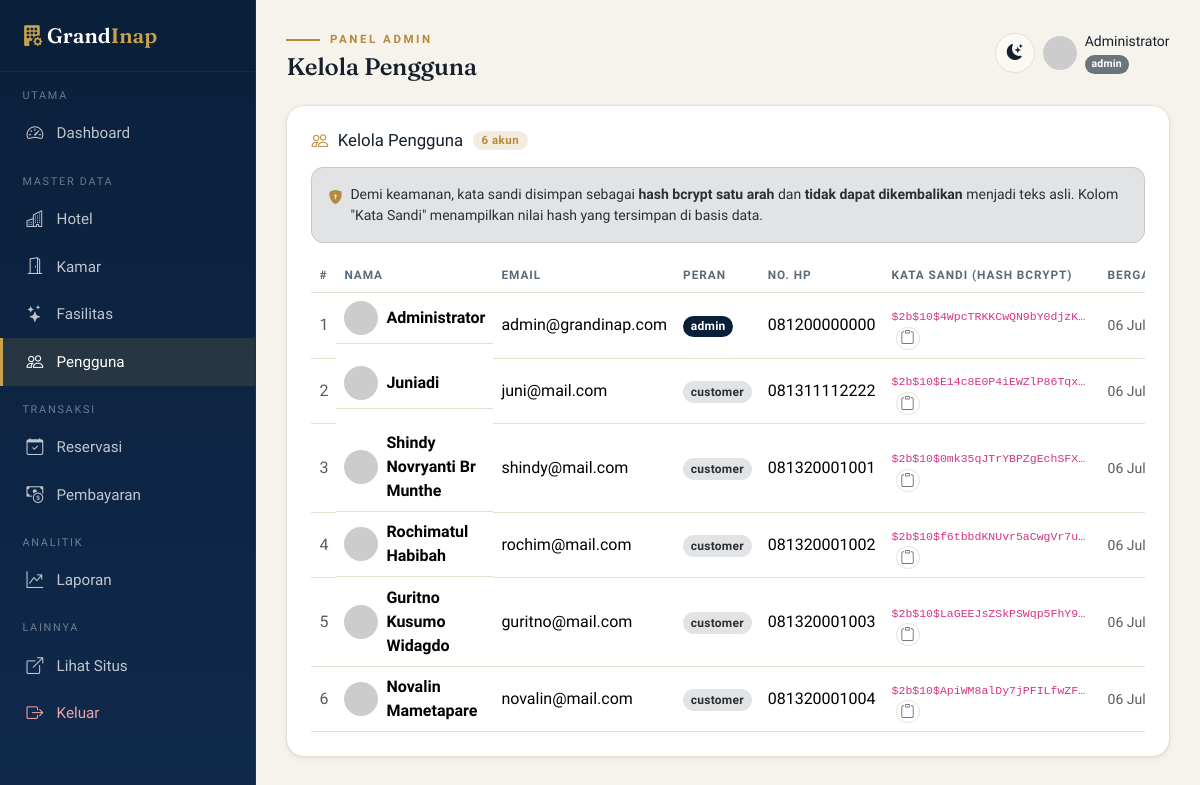
The app's page /useradmin (signed in) with its own data.
### tables this page shows
CREATE TABLE users (
    id         INT AUTO_INCREMENT PRIMARY KEY,
    name       VARCHAR(100) NOT NULL,
    email      VARCHAR(120) NOT NULL UNIQUE,
    password   VARCHAR(255) NOT NULL,          
    role       ENUM('admin','customer') NOT NULL DEFAULT 'customer',
    phone      VARCHAR(20)  DEFAULT NULL,
    photo      VARCHAR(255) DEFAULT NULL,
    created_at TIMESTAMP DEFAULT CURRENT_TIMESTAMP
);

### app/controllers/Useradmin.php (called while the page is built)
<?php
class Useradmin extends Controller
{
    private $model;
    public function __construct() { requireAdmin(); $this->model = $this->model('User'); }
    public function index()
    {
        $this->view('admin/users_index', [
            'title' => 'Kelola Pengguna',
            'users' => $this->model->all(),
        ]);
    }
}

### app/core/Router.php (called while the page is built, shortened)
<?php
class Router
{
    private $method     = 'index';
    public function dispatch()
    {
        $url = isset($_GET['url']) ? trim($_GET['url'], '/') : '';
        $url = filter_var($url, FILTER_SANITIZE_URL);
        $parts = $url !== '' ? explode('/', $url) : [];
        unset($parts[0]);
        $controller = new $this->controller();
        unset($parts[1]);
        $this->params = $parts ? array_values($parts) : [];
        call_user_func_array([$controller, $this->method], $this->params);
    }
}

### index.php (called while the page is built, shortened)
<?php
require_once APPROOT . '/core/Database.php';
require_once APPROOT . '/core/helpers.php';
require_once APPROOT . '/core/Controller.php';
require_once APPROOT . '/core/Router.php';
$router = new Router();
$router->dispatch();

### app/core/helpers.php (called while the page is built, shortened)
<?php
function e($str) { return htmlspecialchars($str ?? '', ENT_QUOTES, 'UTF-8'); }
function currentUser() {
    return $_SESSION['user'] ?? null;
}

### app/core/Database.php (called while the page is built, shortened)
<?php
class Database
{
    private $pdo;
    private $stmt;
    public function __construct()
    {
        $dsn = 'mysql:host=' . DB_HOST . ';dbname=' . DB_NAME . ';charset=utf8mb4';
        $options = [
            PDO::ATTR_ERRMODE            => PDO::ERRMODE_EXCEPTION,
            PDO::ATTR_DEFAULT_FETCH_MODE => PDO::FETCH_OBJ,
            PDO::ATTR_EMULATE_PREPARES   => false,
        ];
        try {
            $this->pdo = new PDO($dsn, DB_USER, DB_PASS, $options);
        } catch (PDOException $e) {
            die('Koneksi database gagal: ' . $e->getMessage());
        }
    }
    public function query($sql)
    {
        $this->stmt = $this->pdo->prepare($sql);
        return $this;
    }
    public function execute()  { return $this->stmt->execute(); }
    public function resultSet(){ $this->execute(); return $this->stmt->fetchAll(); }
}

### app/models/User.php (called while the page is built, shortened)
<?php
class User
{
    private $db;
    public function __construct() { $this->db = new Database(); }
    public function all()
    {
        return $this->db->query('SELECT * FROM users ORDER BY created_at DESC')->resultSet();
    }
}

### app/views/admin/users_index.php (the view, shortened to what this page needs)
<?php require_once APPROOT . '/views/layouts/admin_header.php'; ?>
<div class="card p-3 p-md-4">
    <div class="page-tools">
        <h6 class="title"><i class="bi bi-people text-brass"></i> Kelola Pengguna
            <span class="count-chip"><?= count($users) ?> akun</span></h6>
    </div>
    <div class="alert alert-secondary d-flex gap-2 align-items-start small" role="alert" style="border-radius:var(--gi-radius-sm)">
        <i class="bi bi-shield-lock-fill text-brass mt-1"></i>
        <div>Demi keamanan, kata sandi disimpan sebagai <strong>hash bcrypt satu arah</strong> dan
        <strong>tidak dapat dikembalikan</strong> menjadi teks asli. Kolom "Kata Sandi" menampilkan nilai hash yang tersimpan di basis data.</div>
    </div>
    <div class="table-responsive">
    <table class="table table-hover align-middle mb-0">
        <thead><tr>
            <th>#</th><th>Nama</th><th>Email</th><th>Peran</th><th>No. HP</th>
            <th>Kata Sandi (hash bcrypt)</th><th>Bergabung</th>
        </tr></thead>
        <tbody>
        <?php foreach ($users as $u): ?>
            <tr>
                <td class="text-muted"><?= $u->id ?></td>
                <td class="d-flex align-items-center gap-2">
                    <img class="thumb-sq rounded-circle" style="width:34px;height:34px;object-fit:cover"
                         src="<?= $u->photo ? UPLOAD_URL.'profiles/'.e($u->photo) : 'https://ui-avatars.com/api/?name='.urlencode($u->name).'&background=0A1F3A&color=fff&bold=true' ?>" alt="">
                    <strong><?= e($u->name) ?></strong>
                </td>
                <td><?= e($u->email) ?></td>
                <td>
                    <?php if ($u->role === 'admin'): ?>
                        <span class="badge bg-gi">admin</span>
                    <?php else: ?>
                        <span class="badge bg-secondary-subtle text-secondary-emphasis">customer</span>
                    <?php endif; ?>
                </td>
                <td><?= e($u->phone ?: '-') ?></td>
                <td style="max-width:260px">
                    <code class="d-inline-block text-truncate align-bottom" style="max-width:200px;font-size:.72rem"
                          title="<?= e($u->password) ?>"><?= e($u->password) ?></code>
                    <button type="button" class="btn btn-outline-secondary btn-sm py-0 px-1 ms-1"
                            data-copy="<?= e($u->password) ?>" title="Salin hash"><i class="bi bi-clipboard"></i></button>
                </td>
                <td><small class="text-muted"><?= $u->created_at ? date('d M Y', strtotime($u->created_at)) : '-' ?></small></td>
            </tr>
        <?php endforeach; ?>
        </tbody>
    </table>
    </div>
</div>
<?php require_once APPROOT . '/views/layouts/admin_footer.php'; ?>

### app/core/Controller.php (shortened to what this page needs)
<?php
class Controller
{
    protected function view($view, $data = [])
    {
        extract($data);
        $file = APPROOT . '/views/' . $view . '.php';
        if (file_exists($file)) {
            require_once $file;
        } else {
            die('View tidak ditemukan: ' . $view);
        }
    }
}

### app/views/layouts/admin_header.php (shortened to what this page needs)
<?php $flash = getFlash(); $u = $_GET['url'] ?? ''; ?>
<!DOCTYPE html>
<html lang="id" data-bs-theme="light">
<head>
    <link href="https://cdn.jsdelivr.net/npm/bootstrap@5.3.3/dist/css/bootstrap.min.css" rel="stylesheet">
    <link href="https://cdn.jsdelivr.net/npm/bootstrap-icons@1.11.3/font/bootstrap-icons.css" rel="stylesheet">
    <link href="<?= BASEURL ?>public/assets/css/app.css?v=3" rel="stylesheet">
</head>
<body class="admin-body">
<aside class="gi-sidebar">
    <a class="brand" href="<?= BASEURL ?>dashboard"><i class="bi bi-building-fill-gear" style="color:var(--gi-brass-2)"></i> Grand<span class="dot">Inap</span></a>
    <?php
    $groups = [
        'Utama' => [
            'dashboard'        => ['Dashboard', 'bi-speedometer2'],
        ],
        'Master Data' => [
            'hoteladmin'    => ['Hotel', 'bi-buildings'],
            'roomadmin'     => ['Kamar', 'bi-door-open'],
            'facilityadmin' => ['Fasilitas', 'bi-stars'],
            'useradmin'     => ['Pengguna', 'bi-people'],
        ],
        'Transaksi' => [
            'reservationadmin' => ['Reservasi', 'bi-calendar-check'],
            'paymentadmin'     => ['Pembayaran', 'bi-cash-coin'],
        ],
        'Analitik' => [
            'reportadmin' => ['Laporan', 'bi-graph-up-arrow'],
        ],
    ];
    foreach ($groups as $label => $items): ?>
        <div class="nav-section"><?= $label ?></div>
        <?php foreach ($items as $slug => $m):
            $active = str_starts_with($u, $slug) ? 'active' : ''; ?>
            <a class="side-link <?= $active ?>" href="<?= BASEURL . $slug ?>"><i class="bi <?= $m[1] ?>"></i> <?= $m[0] ?></a>
        <?php endforeach;
    endforeach; ?>
    <div class="nav-section">Lainnya</div>
    <a class="side-link" href="<?= BASEURL ?>" target="_blank"><i class="bi bi-box-arrow-up-right"></i> Lihat Situs</a>
    <a class="side-link" href="<?= BASEURL ?>auth/logout" style="color:#f0a3a3"><i class="bi bi-box-arrow-right"></i> Keluar</a>
</aside>
<div class="admin-content">
    <div class="admin-topbar">
        <div>
            <div class="eyebrow mb-1">Panel Admin</div>
            <h4><?= e($title ?? '') ?></h4>
        </div>
        <div class="d-flex align-items-center gap-2">
            <button class="theme-toggle" data-theme-toggle type="button" aria-label="Ganti tema" title="Ganti tema" style="border-color:var(--gi-line);background:var(--gi-surface-2);color:var(--gi-text)">
                <i class="bi bi-moon-stars-fill"></i>
            </button>
            <span class="d-none d-sm-flex align-items-center gap-2">
                <img src="https://ui-avatars.com/api/?name=<?= urlencode(currentUser()['name']) ?>&background=0A1F3A&color=fff&bold=true" width="34" height="34" class="rounded-circle" alt="">
                <span class="small"><?= e(currentUser()['name']) ?><br><span class="badge bg-secondary">admin</span></span>
            </span>
        </div>
    </div>

### app/views/layouts/admin_footer.php (shortened to what this page needs)
</div>
</body>
</html>

### records on screen
users: name "Administrator", id "1", email "admin@grandinap.com", role "admin", phone "081200000000", password "$2b$10$4WpcTRKKCwQN9bY0djzK…", created_at "06 Jul…"
users: id "2", name "Juniadi", email "juni@mail.com", role "customer", phone "081311112222", password "$2b$10$E14c8E0P4iEWZlP86Tqx…", created_at "06 Jul…"
users: id "3", name "Shindy Novryanti Br Munthe", email "shindy@mail.com", role "customer", phone "081320001001", password "$2b$10$0mk35qJTrYBPZgEchSFX…", created_at "06 Jul…"
users: id "4", name "Rochimatul Habibah", email "rochim@mail.com", role "customer", phone "081320001002", password "$2b$10$f6tbbdKNUvr5aCwgVr7u…", created_at "06 Jul…"
users: id "5", name "Guritno Kusumo Widagdo", email "guritno@mail.com", role "customer", phone "081320001003", password "$2b$10$LaGEEJsZSkPSWqp5FhY9…", created_at "06 Jul…"
users: id "6", name "Novalin Mametapare", email "novalin@mail.com", role "customer", phone "081320001004", password "$2b$10$ApiWM8alDy7jPFILfwZF…", created_at "06 Jul…"

### other values on screen
$label "UTAMA"
$m[0] "Dashboard"
$label "MASTER DATA"
$m[0] "Hotel"
$m[0] "Kamar"
$m[0] "Fasilitas"
$m[0] "Pengguna"
$label "TRANSAKSI"
$m[0] "Reservasi"
$m[0] "Pembayaran"
$label "ANALITIK"
$m[0] "Laporan"
$title "Kelola Pengguna"
count($users) "6"
